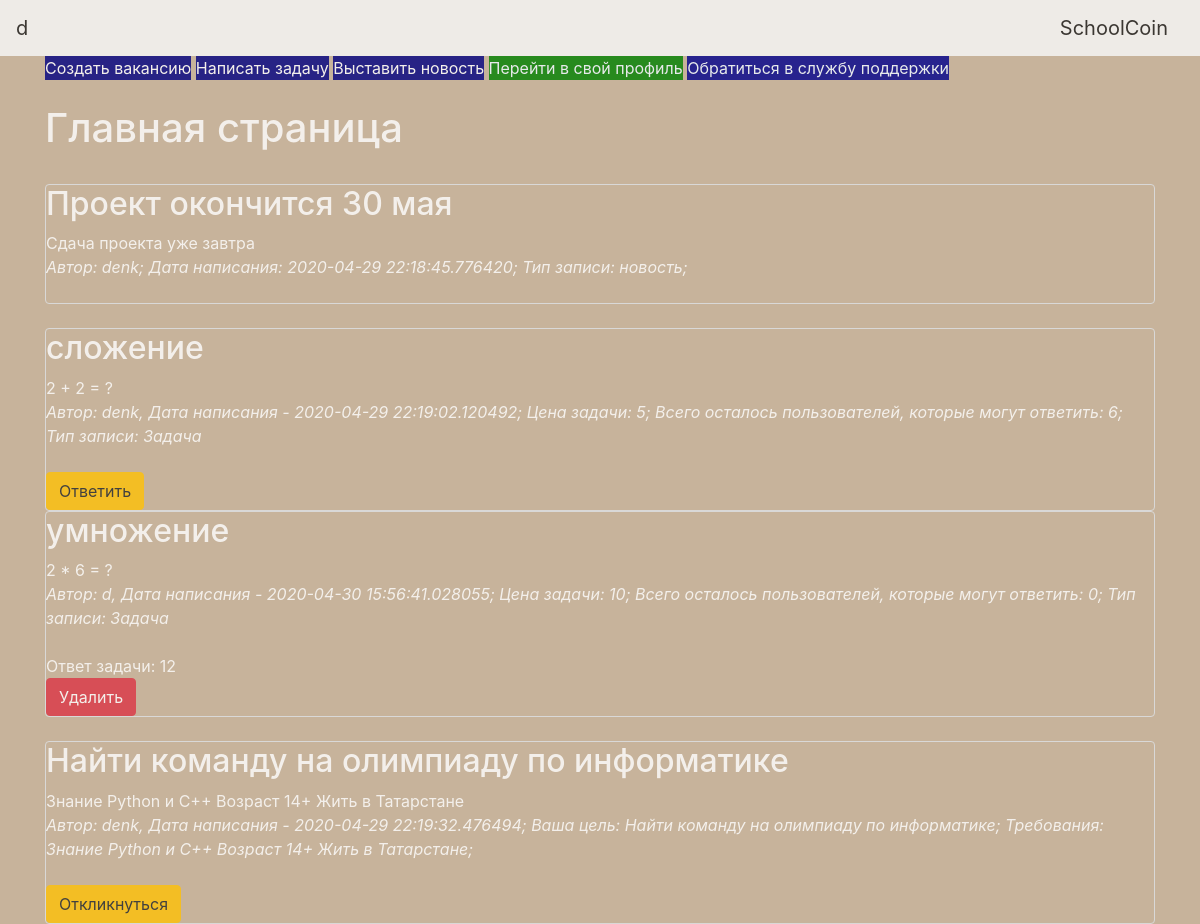
/ (signed in), run on the app's committed database.
### data/users.py (models this page shows, shortened)
class User(SqlAlchemyBase, UserMixin):
    __tablename__ = 'users'
    id = sqlalchemy.Column(sqlalchemy.Integer,
                           primary_key=True, autoincrement=True)
    name = sqlalchemy.Column(sqlalchemy.String, nullable=True)
    schoolcoins = sqlalchemy.Column(sqlalchemy.Integer, default=0, nullable=False)
    numberoftasks = sqlalchemy.Column(sqlalchemy.Integer, default=0, nullable=False)
    olimps = sqlalchemy.Column(sqlalchemy.Integer, default=0, nullable=False)
    averagemark = sqlalchemy.Column(sqlalchemy.Integer, default=0, nullable=False)
    about = sqlalchemy.Column(sqlalchemy.String, nullable=True)
    email = sqlalchemy.Column(sqlalchemy.String,
                              index=True, unique=True, nullable=True)
    hashed_password = sqlalchemy.Column(sqlalchemy.String, nullable=True)
    answer = sqlalchemy.Column(sqlalchemy.Integer, default=0, nullable=False)
    created_date = sqlalchemy.Column(sqlalchemy.DateTime,
                                     default=datetime.datetime.now)
    news = orm.relation("News", back_populates='user')
    tasks = orm.relation("Tasks", back_populates='user')
    vacancys = orm.relation("Vacancys", back_populates='user')

### data/news.py (models this page shows)
class News(SqlAlchemyBase):
    __tablename__ = 'news'
    id = sqlalchemy.Column(sqlalchemy.Integer,
                           primary_key=True, autoincrement=True)
    title = sqlalchemy.Column(sqlalchemy.String, nullable=True)
    content = sqlalchemy.Column(sqlalchemy.String, nullable=True)
    created_date = sqlalchemy.Column(sqlalchemy.DateTime,
                                     default=datetime.datetime.now)
    is_private = sqlalchemy.Column(sqlalchemy.Boolean, default=True)
    user_id = sqlalchemy.Column(sqlalchemy.Integer,
                                sqlalchemy.ForeignKey("users.id"))
    user = orm.relation('User')
    categories = orm.relation("Category",
                              secondary="association",
                              backref="news")

### data/tasks.py (models this page shows)
class Tasks(SqlAlchemyBase):
    __tablename__ = 'tasks'
    id = sqlalchemy.Column(sqlalchemy.Integer,
                           primary_key=True, autoincrement=True)
    title = sqlalchemy.Column(sqlalchemy.String, nullable=True)
    content = sqlalchemy.Column(sqlalchemy.String, nullable=True)
    asnwer = sqlalchemy.Column(sqlalchemy.String, nullable=True)
    created_date = sqlalchemy.Column(sqlalchemy.DateTime,
                                     default=datetime.datetime.now)
    user_id = sqlalchemy.Column(sqlalchemy.Integer,
                                sqlalchemy.ForeignKey("users.id"))
    cost = sqlalchemy.Column(sqlalchemy.Integer, default=5, nullable=False)
    reusable = sqlalchemy.Column(sqlalchemy.Integer, default=1000, nullable=False)
    answeroftask = sqlalchemy.Column(sqlalchemy.String, nullable=True)
    correctUsers = sqlalchemy.Column(sqlalchemy.String, nullable=True)
    user = orm.relation('User')
    categories = orm.relation("Category",
                              secondary="association",
                              backref="tasks")

### data/vacancys.py (models this page shows)
class Vacancys(SqlAlchemyBase):
    __tablename__ = 'vacancys'
    id = sqlalchemy.Column(sqlalchemy.Integer,
                           primary_key=True, autoincrement=True)
    title = sqlalchemy.Column(sqlalchemy.String, nullable=True)
    content = sqlalchemy.Column(sqlalchemy.String, nullable=True)
    created_date = sqlalchemy.Column(sqlalchemy.DateTime,
                                     default=datetime.datetime.now)
    user_id = sqlalchemy.Column(sqlalchemy.Integer,
                                sqlalchemy.ForeignKey("users.id"))
    user = orm.relation('User')

### main.py (the view)
@app.route("/")
def index():
    session = db_session.create_session()
    tasks = session.query(Tasks)
    vacancys = session.query(Vacancys)
    if current_user.is_authenticated:
        news = session.query(News).filter(
            (News.user == current_user) | (News.is_private != True))
    else:
        news = session.query(News).filter(News.is_private != True)
    return render_template("indexMain.html", news=news, tasks=tasks, vacancys=vacancys)

### data/db_session.py (called while the page is built)
def create_session() -> Session:
    global __factory
    return __factory()

### main.py (called while the page is built)
@login_manager.user_loader
def load_user(user_id):
    session = db_session.create_session()
    return session.query(User).get(user_id)

### templates/indexMain.html (shortened to what this page needs)
{% extends "base.html" %}
{% block content %}
{% if current_user.is_authenticated %}
    <a href="/vacancy" type="button" class="addsmt">Создать вакансию</a>
    <a href="/tasks" type="button" class="addsmt">Написать задачу</a>
    <a href="/news" type="button" class="addsmt">Выставить новость</a>
    <a href="/account" type="button" class="profile">Перейти в свой профиль</a>
    <a href="/support" type="button" class="support">Обратиться в службу поддержки</a>
{% endif %}
<br><br>
<h1>Главная страница</h1>
<br>
{% for item in news%}
<div class="col-md6 border rounded">
    <h2>{{item.title}}</h2>
    <div>
        {{item.content}}
    </div>
    <div>
        <i>
        Автор: {{item.user.name}}; Дата написания: {{item.created_date}};
        Тип записи: новость;
        </i>
    </div>
    <br>
</div>
{% endfor %}
<br>
{% for item in tasks%}
<div class="col-md6 border rounded">
    <h2>{{item.title}}</h2>
    <div>
        {{item.content}}
    </div>
    <div>
        <i>Автор: {{item.user.name}}, Дата написания - {{item.created_date}};
        Цена задачи: {{item.cost}};
        Всего осталось пользователей, которые могут ответить: {{item.reusable}};
        Тип записи: Задача</i>
    </div>
    <br>
    {% if item.reusable <= 0 %}
        <div>Ответ задачи: {{item.answeroftask}}</div>
    {% endif %}
    {% if current_user.is_authenticated and current_user == item.user %}
        <div>
            <a href="/tasks_delete/{{ item.id }}" class="btn btn-danger">Удалить</a>
        </div>
    {% endif %}
    {% if current_user.is_authenticated and current_user.id != item.user.id and item.reusable > 0 %}
        <div>
            <a href="/tasks_answer/{{ item.id }}" class="btn btn-warning">Ответить</a>
        </div>
    {% endif %}
</div>
{% endfor %}
<br>
{% for item in vacancys%}
<div class="col-md6 border rounded">
    <h2>{{item.title}}</h2>
    <div>
        {{item.content}}
    </div>
    <div>
        <i>
        Автор: {{item.user.name}}, Дата написания - {{item.created_date}};
        Ваша цель: {{item.title}};
        Требования: {{item.content}};
        </i>
    </div>
    <br>
    {% if current_user.is_authenticated and current_user.id != item.user.id %}
        <div>
            <a href="/vacancys_form/{{ item.id }}" class="btn btn-warning">Откликнуться</a>
        </div>
    {% endif %}
</div>
{% endfor %}
{% endblock %}

### templates/base.html (shortened to what this page needs)
<!doctype html>
<html lang="en">
<head>
    <link rel="stylesheet"
          href="https://stackpath.bootstrapcdn.com/bootstrap/4.4.1/css/bootstrap.min.css"
>
</head>
<body>
<header>
    <nav class="navbar navbar-light bg-light">
        {% if current_user.is_authenticated %}
            <a class="navbar-brand" href="/logout">{{ current_user.name }}</a>
        {% else %}
            <p>
                <a class="btn btn-primary " href="/register">Зарегистрироваться</a>
                <a class="btn btn-success" href="/login">Войти</a>
            </p>
        {% endif %}
        <a class="navbar-brand" href="#">SchoolCoin</a>
    </nav>
</header>
<main role="main" class="container">
    {% block content %}{% endblock %}
</main>
</body>
</html>

### templates/indexMain.html (style rules this page uses)
.addsmt { background: navy; color: white }
.profile { background: green; color: aliceblue; }
.support { background: darkblue; color: aliceblue; }
body { opacity: 0.8; background: #c7b39b url(https://pcvector.net/uploads/posts/2018-08/1533326959_low-poly-background-generator-min.png); color: #fff; }

### data on the page
User: name "d"
News: title "Проект окончится 30 мая", content "Сдача проекта уже завтра", user.name "denk", created_date "2020-04-29 22:18:45.776420"
Tasks: title "сложение", content "2 + 2 = ?", user.name "denk", created_date "2020-04-29 22:19:02.120492", cost "5", reusable "6"
Tasks: title "умножение", content "2 * 6 = ?", user.name "d", created_date "2020-04-30 15:56:41.028055", cost "10", reusable "0", answeroftask "12"
Vacancys: title "Найти команду на олимпиаду по информатике", content "Знание Python и C++ Возраст 14+ Жить в Татарстане", user.name "denk", created_date "2020-04-29 22:19:32.476494"
